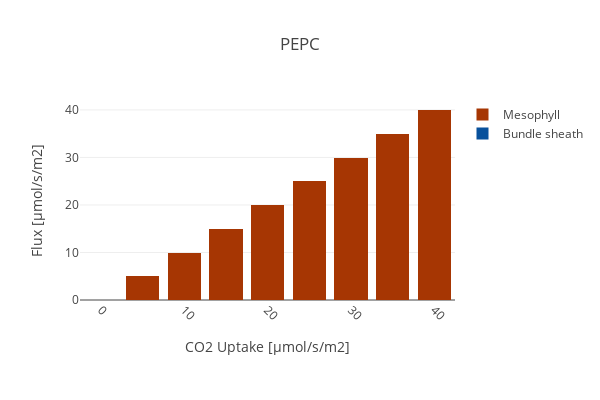

Notebook source saved alongside this figure:
### Code cell
create_bar_plot_rxn(D_fba, D_exp,
                    {'[M]_PEPC2_c': 'Mesophyll', '[B]_PEPC2_c': 'Bundle sheath'},
                    'PEPC', xaxis_title,
                     stacked = True, save_fig=save_fig)

### Figure 1 — Plotly figure (JSON) as saved in the notebook; plotly's stock layout.template omitted (floating-point values rounded to 4 significant figures)
{"data": [{"marker": {"color": "rgb(8,81,156)"}, "name": "Bundle sheath", "type": "bar", "uid": "9cad0371-c1aa-4955-ae4c-763e0241f317", "x": [0, 5, 10, 15, 20, 25, 30, 35, 40], "y": [9.029e-18, 0, 0, 0, 0, 0, 0, 0, 0]}, {"marker": {"color": "rgb(166,54,3)"}, "name": "Mesophyll", "type": "bar", "uid": "f00c322a-fad7-4dfb-8d80-cabac9fefc91", "x": [0, 5, 10, 15, 20, 25, 30, 35, 40], "y": [6.144e-19, 4.998, 9.997, 14.99, 19.99, 24.99, 29.99, 34.99, 39.99]}], "layout": {"barmode": "stack", "height": 400, "margin": {"b": 100}, "title": "PEPC", "width": 600, "xaxis": {"autorange": true, "range": [-2.5, 42.5], "tickangle": 45, "title": "CO2 Uptake [µmol/s/m2]", "type": "linear"}, "yaxis": {"autorange": true, "range": [0, 42.09], "title": "Flux [µmol/s/m2]", "type": "linear"}}}
